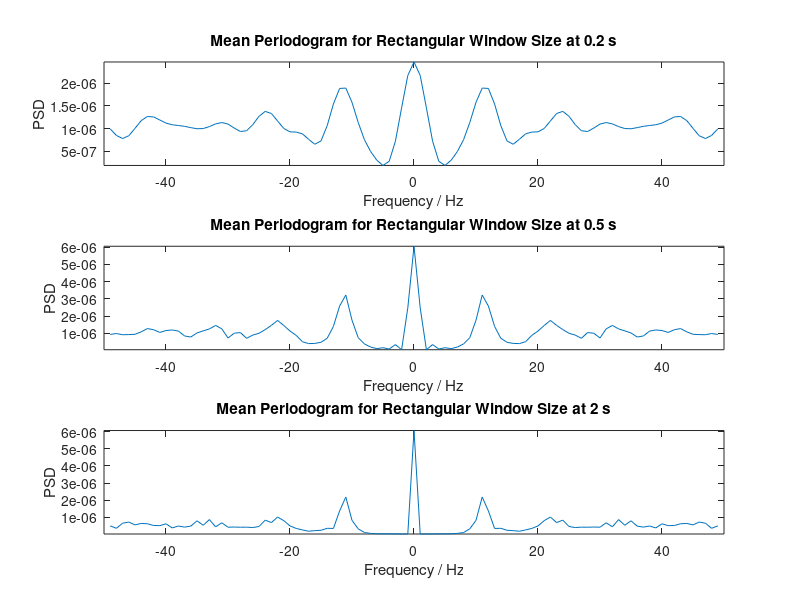

This chart was generated by the following MATLAB code: (Note: this script raises an error after producing the figure.)
% Eighth tutorial.
close all; clear all; clc
 
load('spike_neural.mat') % Load the neural_sig signal
L = length(neural_sig); % Duration of the signal in samples
fs = 10240; % Sample frequency in Hz
WinSize = [0.2:0.1:2]; % Window size in seconds 
WinSize = round(WinSize.*fs); % Window size in samples
 
f_ax = (-pi:2*pi/fs:pi-2*pi/fs)./(2*pi).*fs; % Frequency axis in Hz
variance_periodogram_estimate = [];
for uu = 1 : length(WinSize)
    
    % Estimate of the periodogram
    window = rectwin(WinSize(uu))';
    for n = 1:35 %For each window length, estimate the periodogram for the first 35 signal segments
        wind_signal=neural_sig((n-1)*WinSize(uu)+(1:WinSize(uu))).*window;
        Segm_spect{uu}(n,:) = fftshift(abs(fft(wind_signal,fs)).^2)./WinSize(uu);
    end    
    
    %Variance of the periodogram estimate for each window size
    variance_periodogram_estimate = [variance_periodogram_estimate var(Segm_spect{uu})'];
 
end

% Define specific window sizes in seconds
specific_windows_sec = [0.2, 0.5, 2]; 
specific_windows_samples = round(specific_windows_sec .* fs);

% Frequency range for plotting
freq_range = -50:50;

% Calculate the indices for the desired frequency range
freq_indices = find(f_ax >= -50 & f_ax <= 50);

% Initialize figure
figure;

% Plotting mean periodogram for each specific window size
for w = 1:length(specific_windows_sec)
    window_size = specific_windows_samples(w);
    % Find index of the window size in WinSize array
    idx = find(WinSize == window_size);
    % Calculate mean periodogram
    mean_per = mean(Segm_spect{idx}, 1);
    % Select the desired frequency range from mean periodogram
    mean_per_freq_range = mean_per(freq_indices);
    % Scale PSD for plotting
    mean_per_freq_range_scaled = mean_per_freq_range / 1e3;
    % Plot
    subplot(length(specific_windows_sec), 1, w);
    plot(f_ax(freq_indices), mean_per_freq_range_scaled);
    xlim([-50 50]);
    ylim([min(mean_per_freq_range_scaled), max(mean_per_freq_range_scaled)]); % Adjust y-limits based on your data
    xlabel('Frequency / Hz');
    ylabel('PSD');
    title(['Mean Periodogram for Rectangular Window Size at ' num2str(specific_windows_sec(w)) ' s']);
end


% Specific window sizes in seconds and their corresponding samples
specific_windows_sec = [0.2, 0.5, 2];
specific_windows_samples = round(specific_windows_sec .* fs);

% Frequency range for bias computation
freq_range_bias = -5:5;

% Pre-allocate table for bias reporting
bias_table = array2table(zeros(length(specific_windows_sec), 1), ...
                         'VariableNames', {'Bias'}, ...
                         'RowNames', {'0.2s', '0.5s', '2s'});

% Loop through each window size to compute bias
for w = 1:length(specific_windows_sec)
    window_size_samples = specific_windows_samples(w);
    
    % Find index of the window size in WinSize array
    idx = find(WinSize == window_size_samples);
    
    % Calculate mean periodogram for the window size
    mean_per = mean(Segm_spect{idx}, 1);
    
    % Identify peak value within the specified frequency range
    freq_indices_bias = find(f_ax >= -5 & f_ax <= 5);
    peak_value = max(mean_per(freq_indices_bias));
    
    % Compute the area under the curve around the peak
    area_around_peak = trapz(f_ax(freq_indices_bias), mean_per(freq_indices_bias));
    
    % Normalize this area by the peak value
    normalized_area = area_around_peak / peak_value;
    
    % Store the normalized area in the table
    bias_table.Bias(w) = normalized_area;
end

% Display the table
disp(bias_table)
